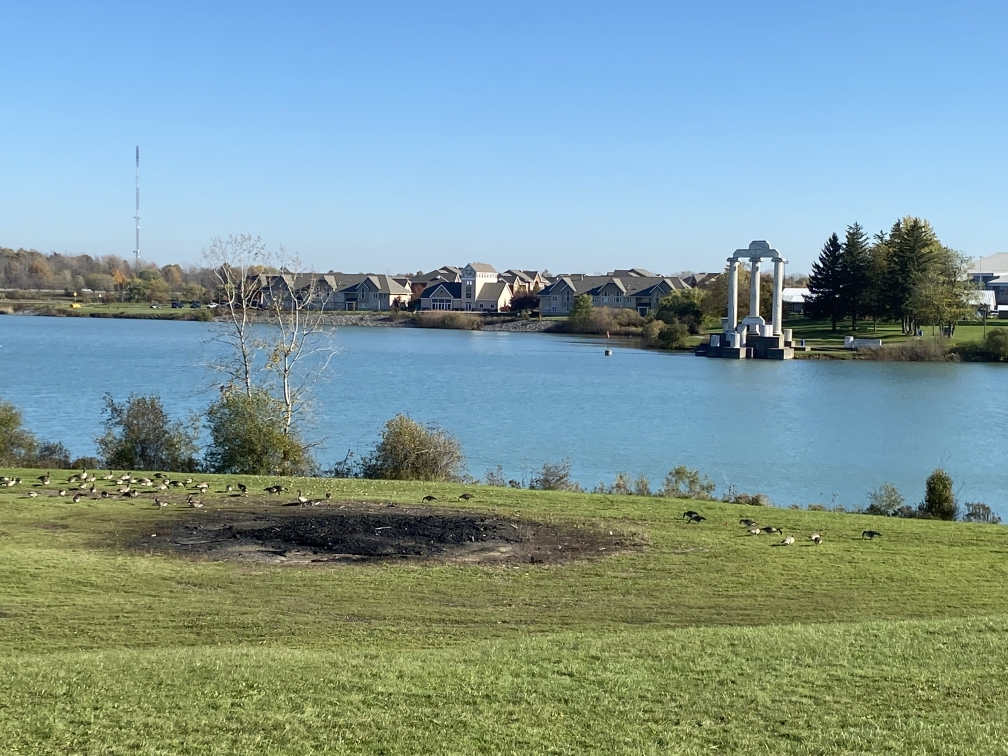
#> input picture lab_ЗШІдОЗ/img1.jpg, 1008 x 756 px
$ python lab3RANSAC.py
#> lines starting #> are read from the running program, lines starting #| are printed output that depends on the picture
#> further down, img1 is the input picture: shape (756, 1008, 3); mean B, G, R 153.1, 153.7, 127.4
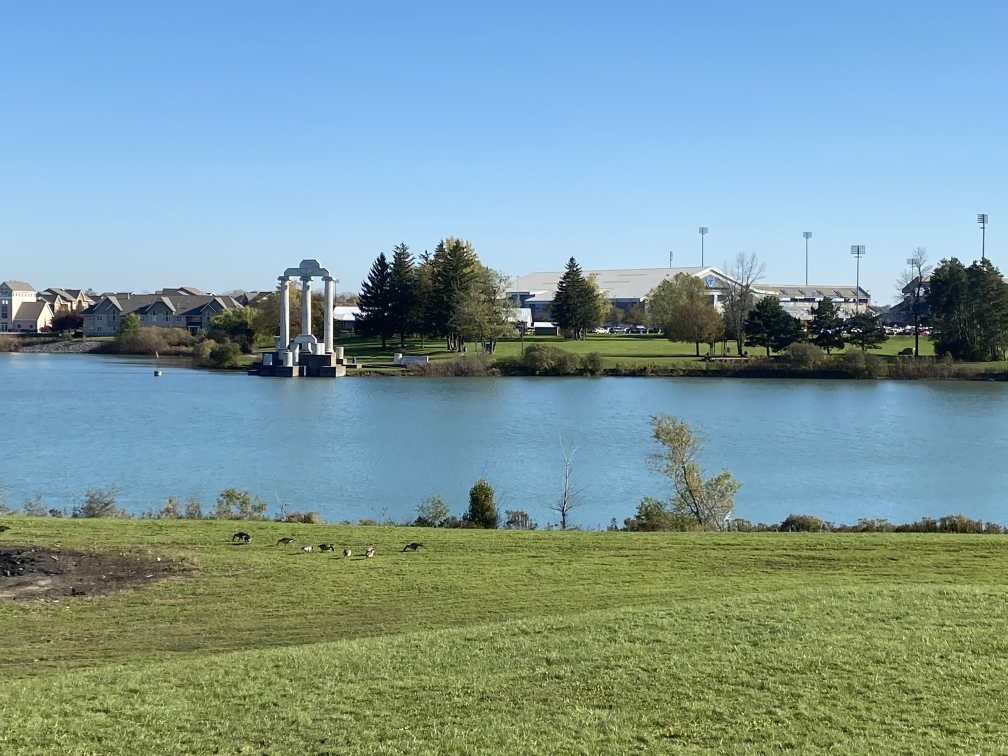
#> input picture lab_ЗШІдОЗ/img2.jpg, 1008 x 756 px
#> further down, img2 is the input picture: shape (756, 1008, 3); mean B, G, R 155.8, 154, 125.4
import cv2
import numpy as np
import matplotlib.pyplot as plt


# ===============================
# ФУНКЦІЯ ЗШИВАННЯ ДВОХ ФОТО
# ===============================

def stitch(img1, img2):

    # ORB ознаки
    orb = cv2.ORB_create(3000)

    kp1, des1 = orb.detectAndCompute(img1, None)
#> kp1 = 3000 keypoints; strongest (x, y, size): (526, 284, 31), (844, 245, 31), (792, 345, 31), (738, 346, 31)
    kp2, des2 = orb.detectAndCompute(img2, None)
#> kp2 = 3000 keypoints; strongest (x, y, size): (535, 325, 31), (535, 323, 37.2), (536, 322, 31), (532, 323, 37.2)

    # Matcher
    bf = cv2.BFMatcher(cv2.NORM_HAMMING)

    matches = bf.knnMatch(des1, des2, k=2)
#> matches = 3000 matches

    good = []
    for m,n in matches:
        if m.distance < 0.75 * n.distance:
            good.append(m)
#> after the loop, good = 900 matches

    if len(good) < 10:
        print("Недостатньо відповідностей")
        return None

    pts1 = np.float32([kp1[m.queryIdx].pt for m in good])
#> pts1 = 900 pairs, first value 237 to 969.6, second value 218.9 to 691.2
    pts2 = np.float32([kp2[m.trainIdx].pt for m in good])
#> pts2 = 900 pairs, first value 38 to 828, second value 241 to 697.2

    # RANSAC
    H, mask = cv2.findHomography(pts2, pts1, cv2.RANSAC, 5.0)
#> H = [[0.815, 0.022, 464.8], [-0.0562, 0.979, -7.8], [-0.000204, 5.82e-05, 1]]; mask = 900 values, max 1 at index 0, min 0 at index 86, mean 0.946

    h1,w1 = img1.shape[:2]
#> h1 = 756; w1 = 1008
    h2,w2 = img2.shape[:2]
#> h2 = 756; w2 = 1008

    result = cv2.warpPerspective(img2, H, (w1+w2, h1))
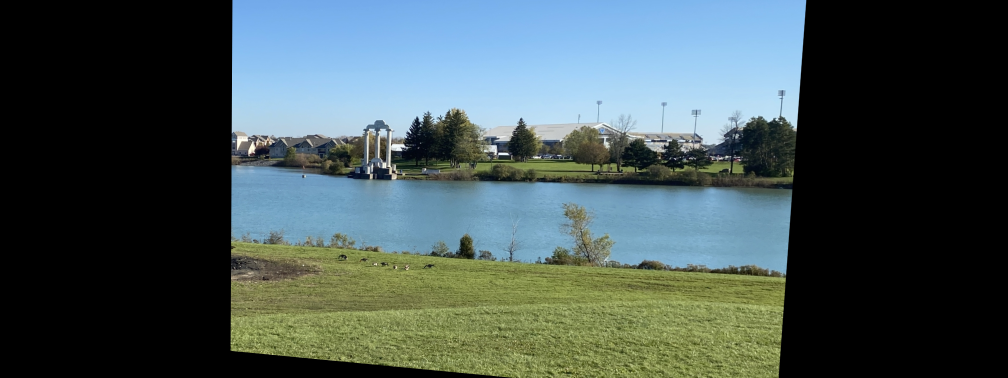
#> result: shape (756, 2016, 3) (shown at 1/2 size); mean R, G, B 68.8, 84.1, 84.4
    result[0:h1,0:w1] = img1
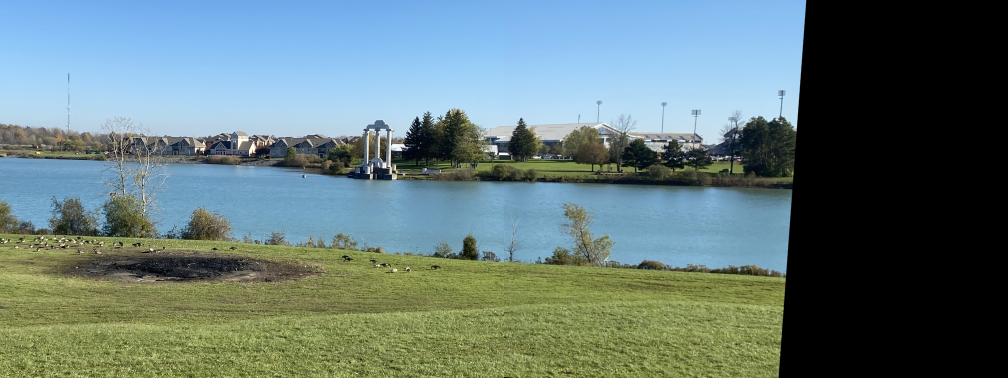
#> result: shape (756, 2016, 3) (shown at 1/2 size); mean R, G, B 100, 121.1, 120.5

    return result


# ===============================
# ЗАВАНТАЖЕННЯ ФОТО
# ===============================

img1 = cv2.imread("img1.jpg")
img2 = cv2.imread("img2.jpg")
#img3 = cv2.imread("img3.jpg")

img1 = cv2.cvtColor(img1, cv2.COLOR_BGR2RGB)
img2 = cv2.cvtColor(img2, cv2.COLOR_BGR2RGB)
#img3 = cv2.cvtColor(img3, cv2.COLOR_BGR2RGB)


# ===============================
# КРОК 1
# Зшиваємо img1 і img2
# ===============================

panorama12 = stitch(img1, img2)

# ===============================
# КРОК 2
# Додаємо img3
# ===============================

#panorama123 = stitch(panorama12, img3)


# ===============================
# ВІДОБРАЖЕННЯ
# ===============================

plt.figure(figsize=(15,7))
plt.imshow(panorama12)
plt.title("Panorama from 2 images")
plt.axis("off")
plt.show()
